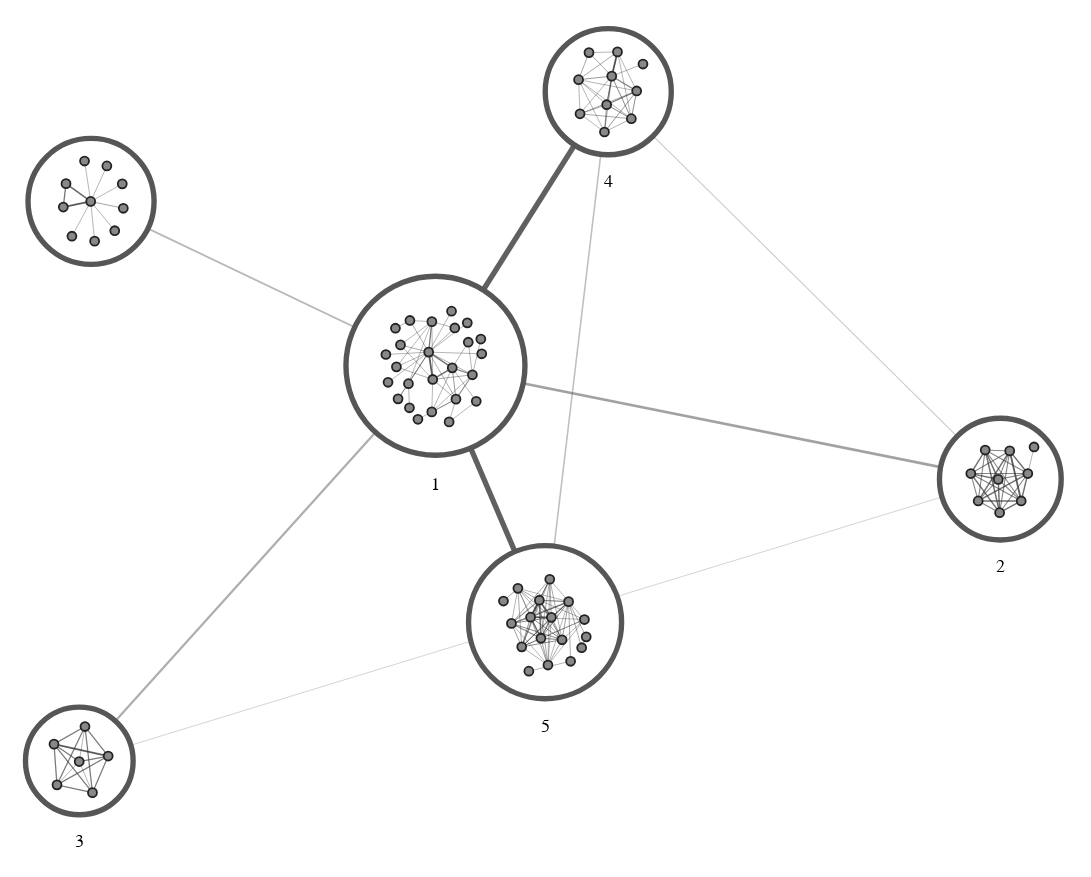

The cell this chart's notebook holds for it:
### Code cell
combo_chart(
    layout_fn=lambda g: layout.force_atlas(
        g,
        weight_attr="weight",
        strongGravityMode=True,
        outboundAttractionDistribution=False,
        gravity=5,
        # edgeWeightInfluence=1,
        seed=seed,
    ),
)
